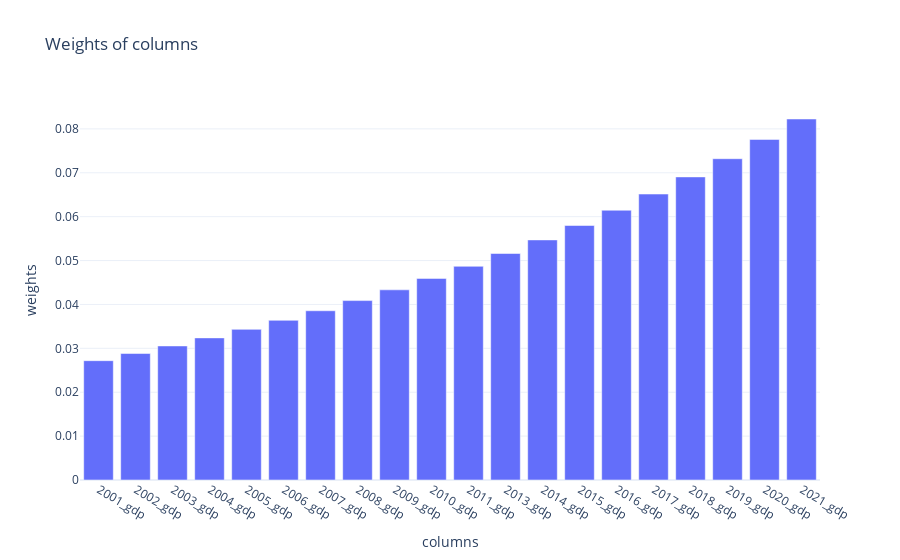

Here is the notebook cell this chart was saved with:
### Markdown cell above
#### Use case: similarity of outcome with a lag

You care about similarity of outcome variables, but your question now is: what other locations were 2 years ago in a similar place to me now, when it comes to the outcome variable and the features?

### Code cell
f  = FipsQuery(42001, "gdp", lag = 2, top =5, time_decay = 1.06)
f.find_euclidean_kins()

display(f.weigth_plot.show())

### Figure 1 — Plotly figure (JSON) as saved in the notebook; plotly's stock layout.template omitted (floating-point values rounded to 4 significant figures)
{"data": [{"type": "bar", "x": ["2001_gdp", "2002_gdp", "2003_gdp", "2004_gdp", "2005_gdp", "2006_gdp", "2007_gdp", "2008_gdp", "2009_gdp", "2010_gdp", "2011_gdp", "2013_gdp", "2014_gdp", "2015_gdp", "2016_gdp", "2017_gdp", "2018_gdp", "2019_gdp", "2020_gdp", "2021_gdp"], "y": [0.02718, 0.02882, 0.03054, 0.03238, 0.03432, 0.03638, 0.03856, 0.04088, 0.04333, 0.04593, 0.04868, 0.0516, 0.0547, 0.05798, 0.06146, 0.06515, 0.06906, 0.0732, 0.07759, 0.08225]}], "layout": {"title": {"text": "Weights of columns"}, "xaxis": {"title": {"text": "columns"}}, "yaxis": {"title": {"text": "weights"}}}}
